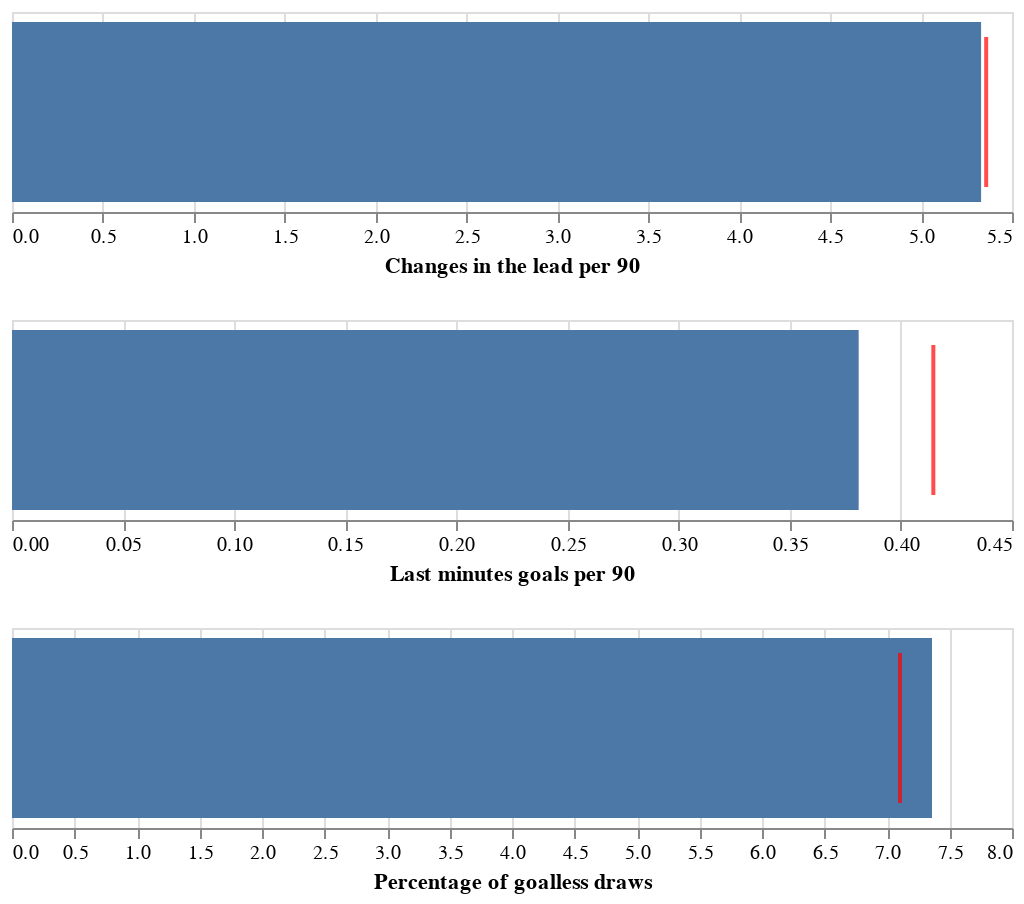

Notebook code for this chart:
### Code cell
import altair as alt

base = alt.Chart(bulletchartLEADdf, width = 500, height = 200)

bulletchartLEAD= alt.Chart(bulletchartLEADdf, width = 500, height = 100).mark_bar().encode(
#y = properties[0]+':N',
x = alt.X(properties[0]+':Q', axis = alt.Axis(title='Changes in the lead per 90'))   
)
tickLEAD= alt.Chart(bulletchartLEADdf, width = 500, height = 100).mark_tick(color='red',thickness=2).encode(
#y = 'Properties:N',
x = 'Average:Q'
)

LEAD = (bulletchartLEAD+tickLEAD)

bulletchartLASTMIN =  alt.Chart(bulletchartLASTMINdf, width = 500, height = 100).mark_bar().encode(
#y = 'Properties:N',
x = alt.X(properties[1]+':Q' , axis = alt.Axis(title='Last minutes goals per 90'))
)

tickLASTMIN= alt.Chart(bulletchartLASTMINdf, width = 500, height = 100).mark_tick(color='red',thickness=2).encode(
#y = 'Properties:N',
x = 'Average:Q'
)

LASTMIN = (bulletchartLASTMIN+tickLASTMIN)

bulletchartDRAWS =  alt.Chart(bulletchartDRAWSdf, width = 500, height = 100).mark_bar().encode(
#y = 'Properties:N',  
x = alt.X(properties[2]+':Q', axis = alt.Axis(title='Percentage of goalless draws'))    
)

tickDRAWS= alt.Chart(bulletchartDRAWSdf, width = 500, height = 100).mark_tick(color='red',thickness=2).encode(
#y = 'Properties:N',
x = 'Average:Q'
)

DRAWS = (bulletchartDRAWS+tickDRAWS)


alt.vconcat(LEAD, LASTMIN, DRAWS).configure_tick(
    bandSize=100 # controls the width of the tick
).configure_scale(
    rangeStep=40  # controls the width of the bar
)
# (bulletchartLEAD+tickLEAD).configure_tick(
#     bandSize=100 # controls the width of the tick
# ).configure_scale(
#     rangeStep=40  # controls the width of the bar
# )

### Figure 1 — Vega-Lite specification as saved in the notebook (floating-point values rounded to 4 significant figures)
{"$schema": "https://vega.github.io/schema/vega-lite/v3.4.0.json", "config": {"mark": {"tooltip": null}, "scale": {"rangeStep": 40}, "tick": {"bandSize": 100}, "view": {"height": 300, "width": 400}}, "datasets": {"data-36c4a691dfd0d613a92af868c079b5ad": [{"Average": 7.104, "goalless": 7.36}], "data-57b0f8582903fb86a6285e79c9616077": [{"Average": 5.358, "lead": 5.33}], "data-64caec55755ddaa70f6db430c7a66b6a": [{"Average": 0.4146, "lastmin": 0.381}]}, "vconcat": [{"data": {"name": "data-57b0f8582903fb86a6285e79c9616077"}, "layer": [{"encoding": {"x": {"axis": {"title": "Changes in the lead per 90"}, "field": "lead", "type": "quantitative"}}, "height": 100, "mark": "bar", "width": 500}, {"encoding": {"x": {"field": "Average", "type": "quantitative"}}, "height": 100, "mark": {"color": "red", "thickness": 2, "type": "tick"}, "width": 500}]}, {"data": {"name": "data-64caec55755ddaa70f6db430c7a66b6a"}, "layer": [{"encoding": {"x": {"axis": {"title": "Last minutes goals per 90"}, "field": "lastmin", "type": "quantitative"}}, "height": 100, "mark": "bar", "width": 500}, {"encoding": {"x": {"field": "Average", "type": "quantitative"}}, "height": 100, "mark": {"color": "red", "thickness": 2, "type": "tick"}, "width": 500}]}, {"data": {"name": "data-36c4a691dfd0d613a92af868c079b5ad"}, "layer": [{"encoding": {"x": {"axis": {"title": "Percentage of goalless draws"}, "field": "goalless", "type": "quantitative"}}, "height": 100, "mark": "bar", "width": 500}, {"encoding": {"x": {"field": "Average", "type": "quantitative"}}, "height": 100, "mark": {"color": "red", "thickness": 2, "type": "tick"}, "width": 500}]}]}
